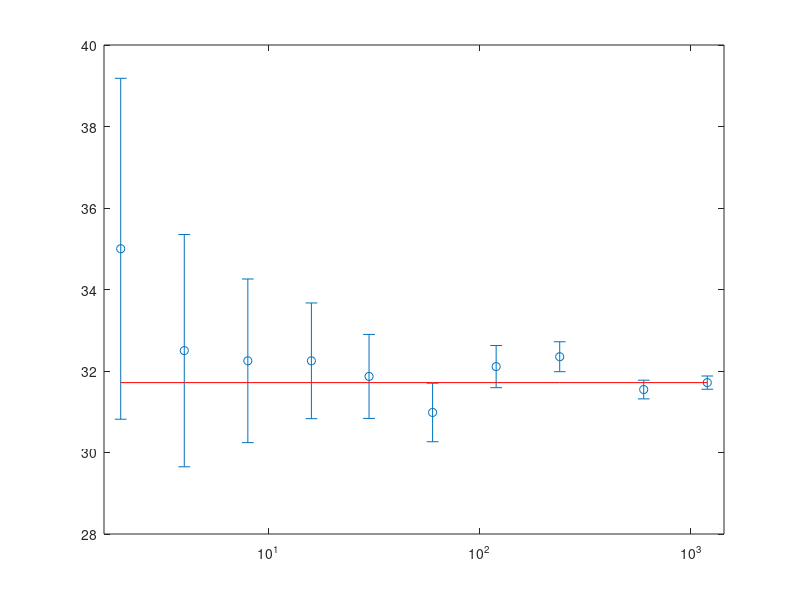

Source code (MATLAB): (Note: this script raises an error after producing the figure.)
%%%%%%%%%%%%%%%%%%%%%%%%%%%%%%%%%%%%%%%%%%%%%
% Lab 4: Distribution of the Mean 
%%%%%%%%%%%%%%%%%%%%%%%%%%%%%%%%%%%%%%%%%%%%%
% Name: Sang-Hyuk Lee
% Date 09/30/2024

%%%%%%%%%%%%%%%%%%%%%%%%%%%%%%%%%%%%%%%%%%%%%%%%%%%%%%%%%%%%%%%%%%%%%%%%%%%%%%%%%%%%%%%%%%%%%%%%%%%
% Important !!!
% This script is provided to help students with  using key Matlab functions relevant to Lab 3.
% Students should properly adapt or modify it for their own analysis and plotting of Lab 3 data.
%%%%%%%%%%%%%%%%%%%%%%%%%%%%%%%%%%%%%%%%%%%%%%%%%%%%%%%%%%%%%%%%%%%%%%%%%%%%%%%%%%%%%%%%%%%%%%%%%%%


%-------------------------------------
% Data 
%-------------------------------------

% Time interval (i.e., exposure of detector) for a single acquision of radiation counts (in second)
delta_t = 0.5;

% Array of different acquisition times (in second)
T_data_arr = [1, 2, 4, 8, 15, 30, 60, 120, 300, 600];

% Number of data for each acquisition time
num_data_arr = T_data_arr /delta_t;	

% Mean radiation counts for each acquisition time
Nbar_arr = [35, 32.5, 32.25, 32.25, 31.867, 30.983, 32.108, 32.35, 31.545, 31.715];

% Standarad deviation of radiation counts (N) for each acquisition time
Sigma_N_arr = [5.9161, 5.7009, 5.6789, 5.6789, 5.6451, 5.5663, 5.6664, 5.6877, 5.6165, 5.6316]; 

% Standard deviation of mean radiation counts (Nbar) for each acqusition time  
Sigma_Nbar_arr = Sigma_N_arr ./ sqrt(num_data_arr);

%-------------------------------------
% Plotting
%-------------------------------------
% 1. Plot Nbar vs Sigma_Nbar

% x-axis data 
X_arr = num_data_arr;

% y-axis data
Y_arr = Nbar_arr; 

% error bar data
E_arr = Sigma_Nbar_arr; 

% Plot error bars
errorbar(X_arr,Y_arr, E_arr, 'o')

% Show x-axis in log scale
set(gca, 'Xscale', 'log');

% Adjust x-axis limit 
xlim([min(X_arr)/1.2, max(X_arr)*1.2])

% 2. Show the best estimate of Nbar, corresponding to the case of largest number of data points

% Get the best Nbar estimate value
Nbar_best =  Nbar_arr(end); 

% Construct an horizontal line of the best Nbar estimate
Nbar_best_arr = Nbar_best*ones(size(X_arr));

% Overlay this horizontal reference line with the error bar plot
hold on

plot(X_arr, Nbar_best_arr, '-r') 

hold off

%-------------------------------------
% Format figure for better visibility 
%-------------------------------------
% 'formatfig' is a custom Matlab function written by Prof. Sang-Hyuk Lee.
% It is uploaded to Canvas too. Make sure you download it to the same folder where your script is located
% in order to use it.
formatfig(gcf, 'line', 'stretch',[0.9, 0.9])

% Remove plot box
box('off')

% Figure title
title('$\bar{N} (n) \pm \sigma_{\bar{N}} (= \sigma/\sqrt{n})$', 'FontSize', 16, 'Interpreter', 'latex');

% Label x and y axis
xlabel('Number of data points (n)', 'FontSize', 16);
ylabel('Mean Radiation Count', 'FontSize', 16);


% Adjust axis width to show the full title
pos_old = get(gca, 'Position');
pos_new = [pos_old(1:3), 0.72];
set(gca, 'Position', pos_new);


